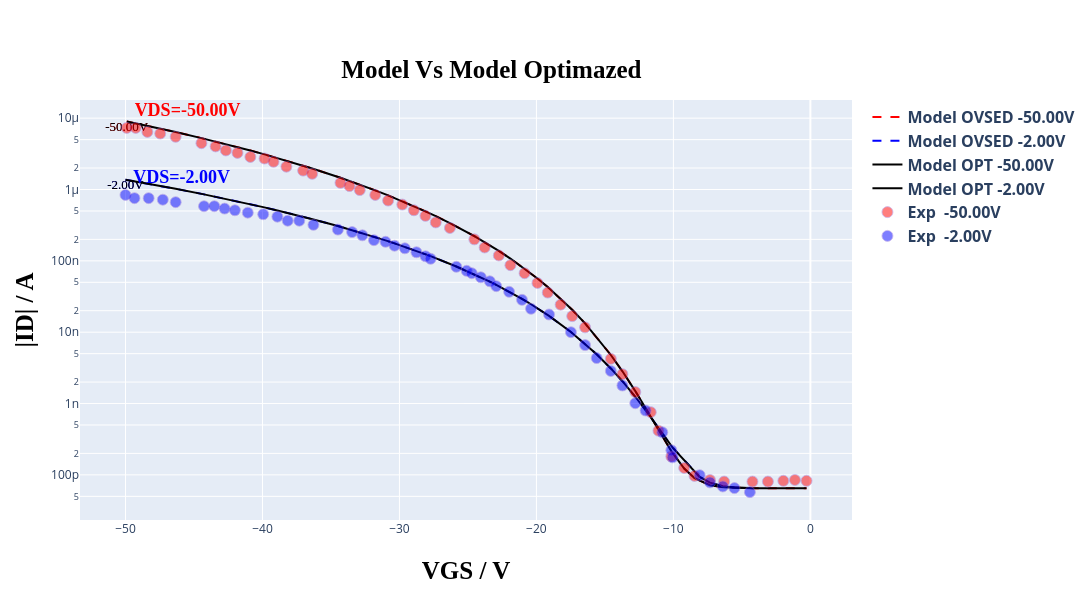
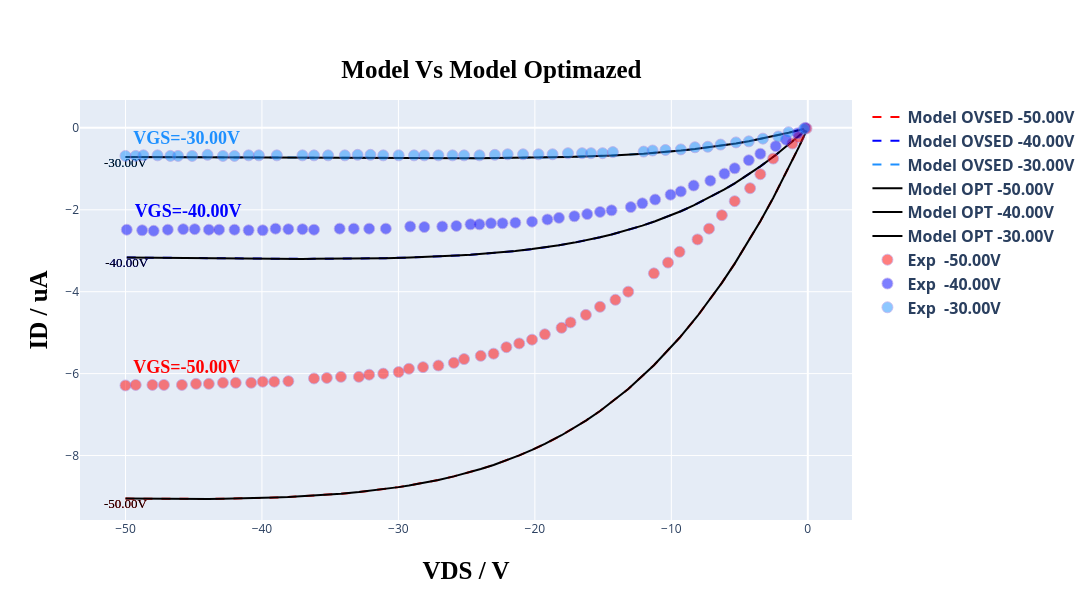

The cell these charts' notebook holds for them, in order:
### Markdown cell above
---
## **Comparing** ✅
---
This section aims to evaluate the model's performance relative to the initial data. Visual observation allows assessing whether the model significantly outperformed the initial coefficients.

In this section, simply execute the cells below; no explicit modifications are required.

### Code cell
# @title #### **Print grafics plots of model Optimizad and model data.** { run: "auto" }
# @markdown ### ***Choice the plot that you want to view:***
# @markdown ---
option = 'Show both curves comp' # @param ["Show Transfer curve opt", "Show output curve opt", "Show both curves opt", "Show Transfer curve comp", "Show output curve comp", "Show both curves comp"]

model_opt = create_optimized_model(read, TFTModel, n_points, type_curve_plot, coeff_opt, input_voltage, Vv, load_idleak, width_t, count_transfer, tp_tst, settings['experimental_data_scale_transfer'], settings['current_typic'], resistance, current, path_voltages=path_voltages, settings=settings)

in_model_data_opt, in_exp_data_opt, out_model_data_opt, out_exp_data_opt, in_model_data_comp, in_exp_data_comp, out_model_data_comp, out_exp_data_comp = get_model_data(read, count_transfer, count_output, Vv, Id, model_opt, model, compare=True)

# The comparison view reuses the same discovered/filtered nominal tensions as the main plot.
plot_curves(option, plot, list_tension, list_tension_shift, count_transfer, in_model_data_comp, out_model_data_comp, in_exp_data_comp, out_exp_data_comp, shift_list, settings.get('selected_curves', settings.get('select_files', '')), settings['current_typic'], type_curve_plot, compare=True)

error(in_exp_data_opt, in_model_data_opt, out_exp_data_opt, out_model_data_opt)
print('\n\n')
